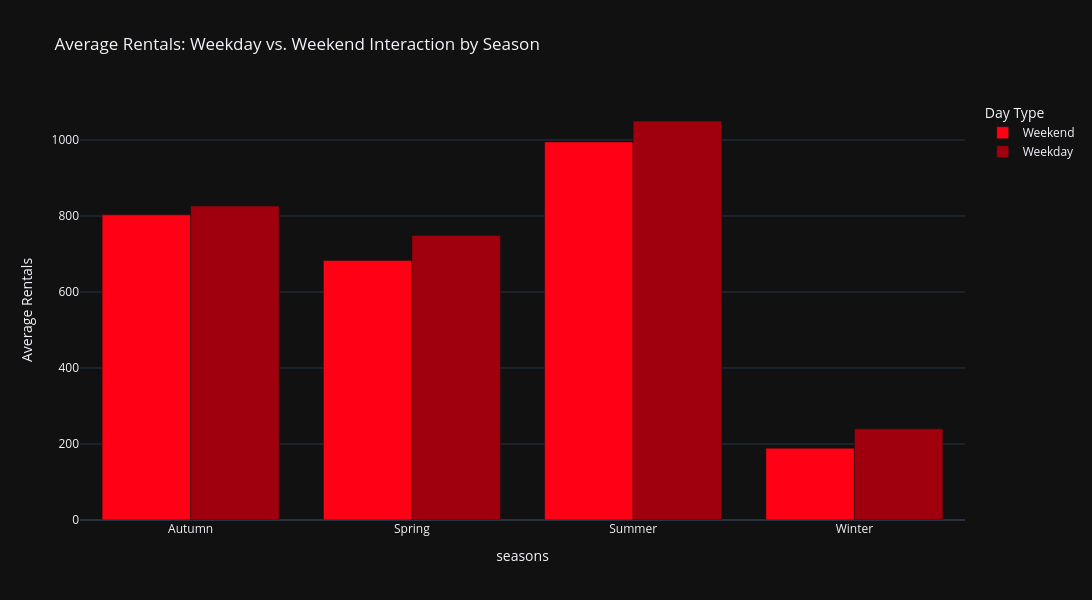

The code cell stored with this chart in its notebook:
### Markdown cell above
On perfect weather days, summer leads with 1150 rentals.
Spring and autumn see similar high demand of ~880 bikes.  
Winter lags at only 230 rentals, hindered by daylight and cold.

### Code cell
# Do people behave differently on weekends depending on the season?

df0 = duckdb.sql("""
    SELECT 
        seasons,
        CASE WHEN is_weekend = 1 THEN 'Weekend' ELSE 'Weekday' END AS day_type,
        CAST(AVG("rented_bike_count") AS INTEGER) AS avg_rentals
    FROM df
    GROUP BY seasons, day_type
    ORDER BY seasons
""").df()

# Plot
fig = px.bar(
    df0, 
    x='seasons', 
    y='avg_rentals',
    color='day_type',
    barmode='group',
    # Using two distinct shades of the base red for categorical comparison
    color_discrete_sequence=['#FF0015', '#A0000D'], 
    title="Average Rentals: Weekday vs. Weekend Interaction by Season",
    labels={'avg_rentals': 'Average Rentals', 'day_type': 'Day Type'}
)
fig.show()

### Figure 1 — Plotly figure (JSON) as saved in the notebook; plotly's stock layout.template omitted (floating-point values rounded to 4 significant figures)
{"data": [{"alignmentgroup": "True", "hovertemplate": "Day Type=Weekend<br>seasons=%{x}<br>Average Rentals=%{y}<extra></extra>", "legendgroup": "Weekend", "marker": {"color": "#FF0015", "pattern": {"shape": ""}}, "name": "Weekend", "offsetgroup": "Weekend", "orientation": "v", "showlegend": true, "textposition": "auto", "type": "bar", "x": ["Autumn", "Spring", "Summer", "Winter"], "xaxis": "x", "y": [803, 683, 995, 189], "yaxis": "y"}, {"alignmentgroup": "True", "hovertemplate": "Day Type=Weekday<br>seasons=%{x}<br>Average Rentals=%{y}<extra></extra>", "legendgroup": "Weekday", "marker": {"color": "#A0000D", "pattern": {"shape": ""}}, "name": "Weekday", "offsetgroup": "Weekday", "orientation": "v", "showlegend": true, "textposition": "auto", "type": "bar", "x": ["Autumn", "Spring", "Summer", "Winter"], "xaxis": "x", "y": [826, 749, 1050, 240], "yaxis": "y"}], "layout": {"barmode": "group", "height": 600, "legend": {"title": {"text": "Day Type"}, "tracegroupgap": 0}, "title": {"text": "Average Rentals: Weekday vs. Weekend Interaction by Season"}, "width": 1200, "xaxis": {"anchor": "y", "domain": [0, 1], "title": {"text": "seasons"}}, "yaxis": {"anchor": "x", "domain": [0, 1], "title": {"text": "Average Rentals"}}}}
